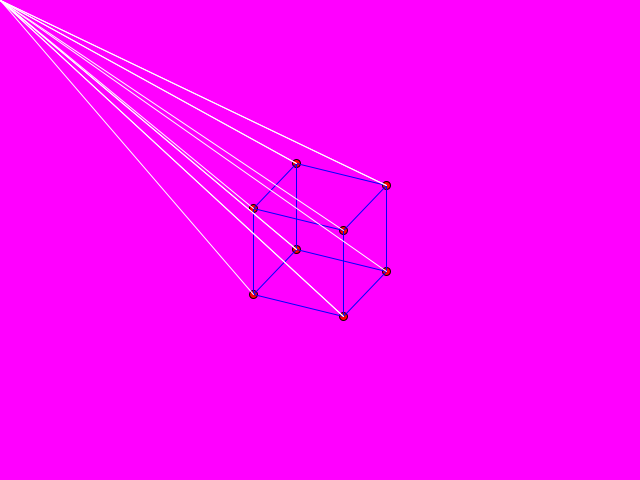
Frame 1 (no input)
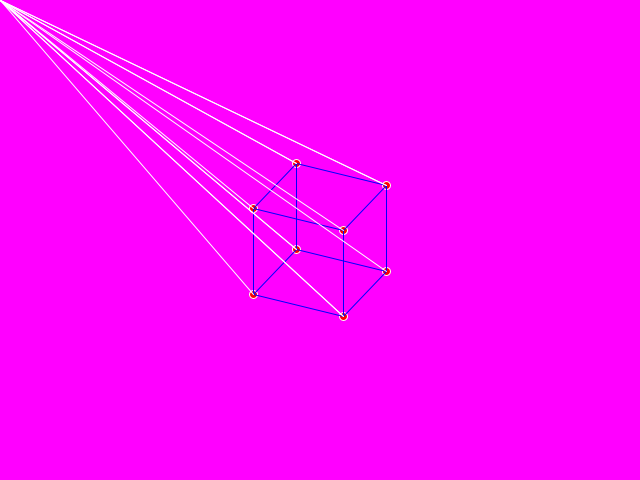
Frame 60 (the mouse pressed at the canvas centre just before this capture)
Frame 120 (the mouse held since frame 60 and released just before this capture): identical to frame 60, image omitted

The Processing sketch that drew these frames (run headless with seeded random() and noise(); from frame 60 on, the mouse is pressed at the canvas centre):

// Processing sketch: sketch_18th
// ── sketch_18th.pde
int n=1;
float anglex = PI / 6;//the angle of rotation around x axis
float angley = PI / 7;//the angle of rotation around y axis
inhom3d C1 = new inhom3d(  0.5,  0.5, -0.5 );//stores the initial values of the vertices
inhom3d C2 = new inhom3d( -0.5,  0.5, -0.5 );
inhom3d C3 = new inhom3d( -0.5, -0.5, -0.5 );
inhom3d C4 = new inhom3d(  0.5, -0.5, -0.5 );
inhom3d C5 = new inhom3d( 0.5,  0.5,  0.5 );
inhom3d C6 = new inhom3d( -0.5, 0.5,  0.5 );
inhom3d C7 = new inhom3d(  -0.5, -0.5,  0.5 );
inhom3d C8 = new inhom3d(  0.5,  -0.5,  0.5 );
class hom3d {
  float x1, x2, x3, x4;
  
  hom3d(float x1, float x2, float x3, float x4) {
    this.x1=x1;
    this.x2=x2;
    this.x3=x3;
    this.x4=x4;
  }
  
  hom3d appMatrix( float A[][] ) {
    return new hom3d( A[0][0]*this.x1 + A[0][1]*this.x2 + A[0][2]*this.x3 + A[0][3]*this.x4,
                      A[1][0]*this.x1 + A[1][1]*this.x2 + A[1][2]*this.x3 + A[1][3]*this.x4,
                      A[2][0]*this.x1 + A[2][1]*this.x2 + A[2][2]*this.x3 + A[2][3]*this.x4,
                      A[3][0]*this.x1 + A[3][1]*this.x2 + A[3][2]*this.x3 + A[3][3]*this.x4 );
  }
  
  inhom3d toInhom3d( ) {//converts to inhomogenous
    return new inhom3d( this.x1 / this.x4, this.x2 / this.x4, this.x3 / this.x4 );
  }
}
  
class inhom3d {
  float x, y, z;
 
  inhom3d(float x, float y, float z ) {
    this.x=x;
    this.y=y;
    this.z=z;
  }  
  
  hom3d toHom3d( ) {//converts to homogenous
    return new hom3d( this.x, this.y, this.z, 1 );
  }
}
void mult( float A[][], float B[][], float C[][] )//function multiplies matrix A and B , then stores the result in C
{
  float sum;
  for (int i = 0; i <= 3; i++) {
      for (int j = 0; j <= 3; j++) {
         sum = 0;
         for (int k = 0; k <= 3; k++) {
            sum = sum + A[i][k] * B[k][j];
         }
         C[i][j] = sum;
      }
   }
}
void setup()
{
  size( 640, 480 );
  ellipseMode( RADIUS );
}
void draw ( ) {
  
  background( 255,0,255 );//sets background to white
 
  float [][] matrixT =  { { 1,   0,   0,  320 }, //translation matrix
                        {   0,   1,   0,  240 },
                        {   0,   0,   1,   0  },
                        {   0,   0,   0,   1  }  };
                        
  float [][] matrixS =  { { 100,   0,    0,    0  }, //scaling matrix
                        {    0,   100,   0,    0  },
                        {    0,    0,   100,   0  },
                        {    0,    0,    0,    1  }  };
                       
  float [][] matrixRx = { {       1,              0,            0,          0  }, //rotation matrix around x axis
                        {         0,        cos( anglex ), -sin( anglex ),  0  },
                        {         0,        sin( anglex ),  cos( anglex ),  0  },
                        {         0,              0,            0,          1  }     }; 
                        
                        
  float [][] matrixRy = { {  cos( angley ),        0,        sin( angley ),   0  }, //rotation matrix around y axis
                        {         0,               1,             0,          0  },
                        {   -sin( angley ),        0,        cos( angley ),   0  },
                        {         0,               0,             0,          1  }     }; 
                        
  float [][] matrixOp =  { {  1,    0,    0,    0  },//orthongonal projection matrix, 
                         {    0,    1,    0,    0  },
                         {    0,    0,    0,    0  },// 3 row 3 column is zero because we want the z plane not to be represented, only want x and y
                         {    0,    0,    0,    1  }  };
  
  float [][] matrixCp =  { {  1,    0,    0,    0  }, 
                         {    0,    1,    0,    0  },
                         {    0,    0,    0,    0  },// 3 row 3 column is zero because we want the z plane not to be represented, only want x and y
                         {    0,    0, (float)-1/400,    1  }  };
  //temporary matrices
  float [][] temp1    = new float [4][4];// it is a 4 by 4 matrix
  float [][] temp2    = new float [4][4];
  float [][] temp3    = new float [4][4]; 
  
  // the final transformation matrix
  float [][]    M     = new float [4][4];
  
  /*mult( matrixRy, matrixS, temp1 ); //stores Ry * S in temp1
  mult( matrixRx,  temp1, temp2 );// and so on
  mult( matrixT,  temp2, temp3 );
  mult( matrixOp, temp3,   M   );*/// stores final matrix in M
  
  // T*Op*Rx*Ry*S
  mult( matrixRy, matrixS, temp1 ); //stores Ry * S in temp1
  mult( matrixRx,  temp1, temp2 );// and so on
  mult( matrixOp,  temp2, temp3 );
  mult( matrixT, temp3,   M   );// stores final matrix in M
  
  
  /*// T*Cp*Rx*Ry*S
  mult( matrixRy, matrixS, temp1 ); //stores Ry * S in temp1
  mult( matrixRx,  temp1, temp2 );// and so on
  mult( matrixCp,  temp2, temp3 );
  mult( matrixT, temp3,   M   );// stores final matrix in M */
  
  hom3d   C1h  = C1.toHom3d( );//converts initial vertices to homogenous coordinates
  hom3d   C2h  = C2.toHom3d( );
  hom3d   C3h  = C3.toHom3d( );
  hom3d   C4h  = C4.toHom3d( );
  hom3d   C5h  = C5.toHom3d( );
  hom3d   C6h  = C6.toHom3d( );
  hom3d   C7h  = C7.toHom3d( );
  hom3d   C8h  = C8.toHom3d( );
  
  hom3d   C1h_ = C1h.appMatrix( M );//takes each vertex of the cube and transform it using the M matrix calculated above
  hom3d   C2h_ = C2h.appMatrix( M );
  hom3d   C3h_ = C3h.appMatrix( M );
  hom3d   C4h_ = C4h.appMatrix( M );
  hom3d   C5h_ = C5h.appMatrix( M );
  hom3d   C6h_ = C6h.appMatrix( M );
  hom3d   C7h_ = C7h.appMatrix( M );
  hom3d   C8h_ = C8h.appMatrix( M );
  
  inhom3d C1_  = C1h_.toInhom3d( );//converts each vertices back to inhomogenous coordinates, so enable us to use them in drawing, e.t.c
  inhom3d C2_  = C2h_.toInhom3d( );
  inhom3d C3_  = C3h_.toInhom3d( );
  inhom3d C4_  = C4h_.toInhom3d( );
  inhom3d C5_  = C5h_.toInhom3d( );
  inhom3d C6_  = C6h_.toInhom3d( );
  inhom3d C7_  = C7h_.toInhom3d( );
  inhom3d C8_  = C8h_.toInhom3d( );
  
  fill(255,0,0);
  //draws a circle or radius 4 around each vertice of the cube
  ellipse( C1_.x, C1_.y, 4, 4 );
  ellipse( C2_.x, C2_.y, 4, 4 );
  ellipse( C3_.x, C3_.y, 4, 4 );
  ellipse( C4_.x, C4_.y, 4, 4 );
  ellipse( C5_.x, C5_.y, 4, 4 );
  ellipse( C6_.x, C6_.y, 4, 4 );
  ellipse( C7_.x, C7_.y, 4, 4 );
  ellipse( C8_.x, C8_.y, 4, 4 );
  
  //connects the lines of the cube vertices together
  stroke(0,0,255);//makes lines blue
  line(C1_.x,C1_.y,C2_.x,C2_.y);
  line(C2_.x,C2_.y,C3_.x,C3_.y);
  line(C3_.x,C3_.y,C4_.x,C4_.y);
  line(C4_.x,C4_.y,C1_.x,C1_.y);
  line(C1_.x,C1_.y,C5_.x,C5_.y);
  line(C5_.x,C5_.y,C6_.x,C6_.y);
  line(C6_.x,C6_.y,C2_.x,C2_.y);
  line(C6_.x,C6_.y,C7_.x,C7_.y);
  line(C7_.x,C7_.y,C8_.x,C8_.y);
  line(C8_.x,C8_.y,C5_.x,C5_.y);
  line(C8_.x,C8_.y,C4_.x,C4_.y);
  line(C7_.x,C7_.y,C3_.x,C3_.y);

 
  stroke(255);
  strokeWeight(n);
  line(C1_.x,C1_.y,0,0);//blessings from Heaven
  line(C2_.x,C2_.y,0,0);
  line(C3_.x,C3_.y,0,0);
  line(C4_.x,C4_.y,0,0);
  line(C1_.x,C1_.y,0,0);
  line(C5_.x,C5_.y,0,0);
  line(C6_.x,C6_.y,0,0);
  line(C6_.x,C6_.y,0,0);
  line(C7_.x,C7_.y,0,0);
  line(C8_.x,C8_.y,0,0);
  line(C8_.x,C8_.y,0,0);
  line(C7_.x,C7_.y,0,0);

}

void keyPressed(){
  if (key=='w')
    anglex+= PI/6;
  else if (key=='s')
    angley+= PI/7;
  else if (key == 'e')
    n++;
  else if (key == 'd')
   if (n!=0)
      n--;

}
